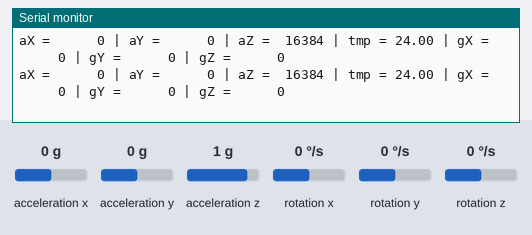
A sketch run on a simulated Arduino Uno, built with avr-gcc and run on an emulated ATmega328P. Shown: the last lines printed to the serial monitor. Wiring (inferred from the names in the program): MPU-6050 motion sensor at I2C address 0x68. Inputs (shaded band) come from the test bench; at power-on: acceleration x 0 g, acceleration y 0 g, acceleration z 1 g, rotation x 0 °/s, rotation y 0 °/s, rotation z 0 °/s.

Above: at 1.2 s.
1.3 s: acceleration x set to -1.4 g
At 1.57 s:
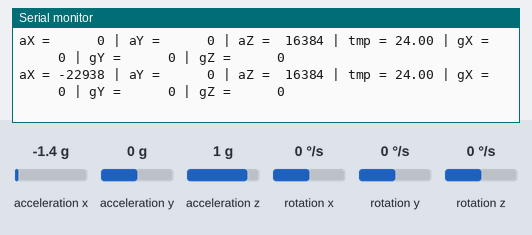
3.5 s: acceleration y set to -1.4 g
At 3.91 s:
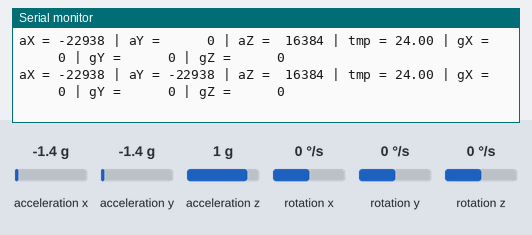
5.8 s: acceleration z set to -1.4 g
At 6.26 s:
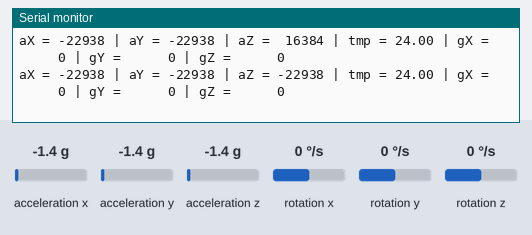
8.2 s: rotation x set to -192 °/s
At 8.6 s:
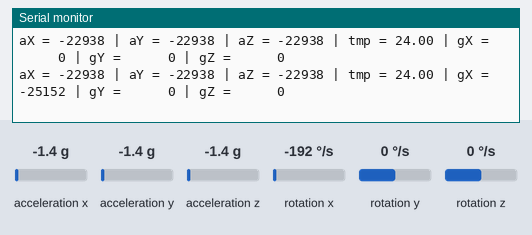
10.5 s: rotation y set to -192 °/s
At 10.95 s:
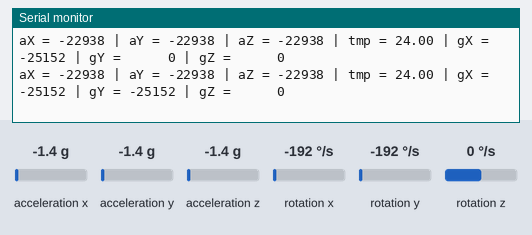
12.8 s: rotation z set to -192 °/s
At 13.29 s:
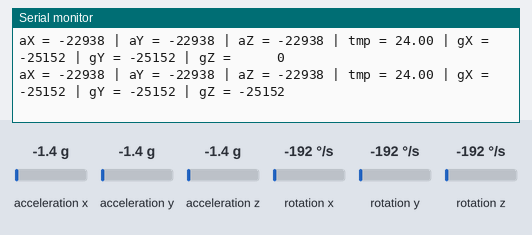

The sketch:

G_sensor2.ino.ino
```cpp
#include "Wire.h"
const int MPU_ADDR = 0x68;
int16_t accelerometer_x, accelerometer_y, accelerometer_z;
int16_t gyro_x, gyro_y, gyro_z;
int16_t temperature;
char tmp_str[7];
char* convert_int16_to_str(int16_t i) {
  sprintf(tmp_str, "%6d", i);
  return tmp_str;
}
void setup() {
  Serial.begin(9600);
  Wire.begin();
  Wire.beginTransmission(MPU_ADDR);
  Wire.write(0x6B);
  Wire.write(0); // set to zero to wake the MPU-6050 up
  Wire.endTransmission(true);
}
void loop() {
  Wire.beginTransmission(MPU_ADDR);
  Wire.write(0x3B);
  Wire.endTransmission(false);
  Wire.requestFrom(MPU_ADDR, 7*2, true);

  // "Wire.read()<<8 | Wire.read();" means two registers are read and stored in the same variable
  accelerometer_x = Wire.read()<<8 | Wire.read();
  accelerometer_y = Wire.read()<<8 | Wire.read();
  accelerometer_z = Wire.read()<<8 | Wire.read();
  temperature = Wire.read()<<8 | Wire.read();
  gyro_x = Wire.read()<<8 | Wire.read();
  gyro_y = Wire.read()<<8 | Wire.read();
  gyro_z = Wire.read()<<8 | Wire.read();

  // print out data
  Serial.print("aX = "); Serial.print(convert_int16_to_str(accelerometer_x));
  Serial.print(" | aY = "); Serial.print(convert_int16_to_str(accelerometer_y));
  Serial.print(" | aZ = "); Serial.print(convert_int16_to_str(accelerometer_z));
  Serial.print(" | tmp = "); Serial.print(temperature/340.00+36.53);
  Serial.print(" | gX = "); Serial.print(convert_int16_to_str(gyro_x));
  Serial.print(" | gY = "); Serial.print(convert_int16_to_str(gyro_y));
  Serial.print(" | gZ = "); Serial.print(convert_int16_to_str(gyro_z));
  Serial.println();

  // delay
  delay(300);
}
```

Measured:
- after the input at 1.3 s, the serial monitor: prints a new line at once (image 1)
- after the input at 3.5 s, the serial monitor: prints a new line after 0.19 s (image 2)
- after the input at 5.8 s, the serial monitor: prints a new line after 0.23 s (image 3)
- after the input at 8.2 s, the serial monitor: prints a new line after 0.18 s (image 4)
- after the input at 10.5 s, the serial monitor: prints a new line after 0.22 s (image 5)
- after the input at 12.8 s, the serial monitor: prints a new line after 0.27 s (image 6)
